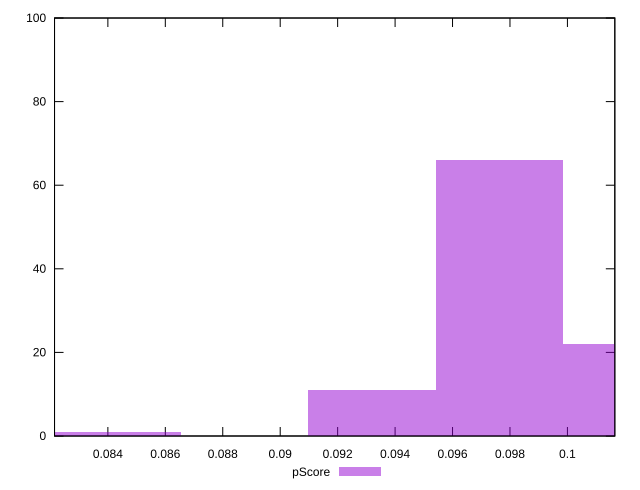

Write gnuplot code to recreate this figure.
reset

$pScore <<EOF
0.09319203316721449 11
0.09762974903231994 66
0.1020674648974254 22
0.08431660143700358 1
EOF

set key outside below
set boxwidth 0.004437715865105452
set xrange [0.08214304372099279:0.10165035752321272]
set yrange [0:100]
set trange [0:100]
set style fill transparent solid 0.5 noborder
set terminal svg size 640, 490 enhanced background rgb 'white'
set output "report_00018_2021-02-10T15-25-16.877Z/interactive/samples/pages/pScore/histogram.svg"

plot $pScore title "pScore" with boxes

reset
